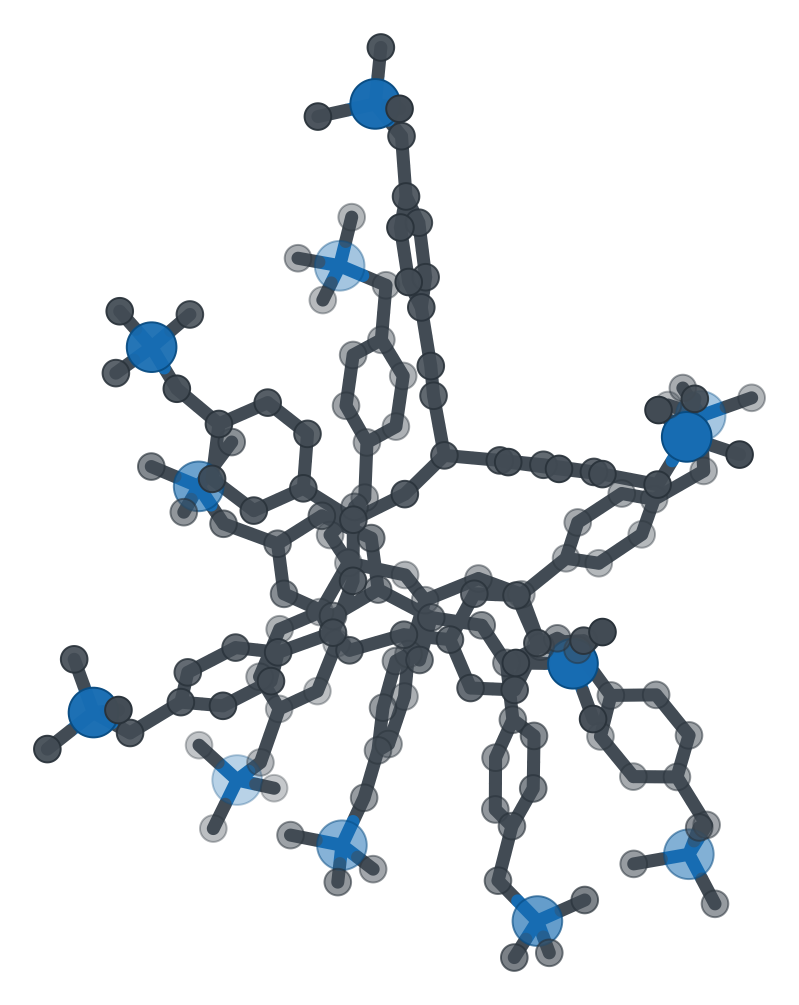
#> input picture Supplementary_Materials/02_Figure_Plotting_and_Data/01_main_text_figures/Figure_14_MD_model_and_workflow/input_data/pVBTMA12_structure.png, 2397 x 3015 px (shown at 1/3 size)
$ python -i figure14_render_core.py   (imports and definitions only)
#> lines starting #> are read from the running program, lines starting #| are printed output that depends on the picture
#> further down, picture is the input picture: PIL image 2397x3015 RGBA; mean R, G, B, A 221.3, 224.8, 227.8, 38.1
from __future__ import annotations

import os
import json
import shutil
import subprocess
import tempfile
from pathlib import Path
from math import dist

import matplotlib.pyplot as plt
from PIL import Image, ImageChops, ImageDraw, ImageFilter, ImageFont, ImageOps

import sys


# [5 lines left out: function find_project_root, not called in this run]


ROOT = Path(__file__).resolve().parent
TOOLS_DIR = ROOT.parent / "shared_helpers"
if str(TOOLS_DIR) not in sys.path:
    sys.path.insert(0, str(TOOLS_DIR))
import render_structure_3d as render  # noqa: E402


THIS_DIR = Path(__file__).resolve().parent
FINAL_DIR = THIS_DIR / "outputs"
METRICS_DIR = THIS_DIR / "input_data"
VMD_DIR = THIS_DIR / "input_data"
GBSA_DIR = THIS_DIR / "input_data"

SNAPSHOT_PDBS = [
    METRICS_DIR / "pfoa_assoc_frame_001_resin_pfo_cl.pdb",
    METRICS_DIR / "pfoa_assoc_frame_025_resin_pfo_cl.pdb",
    METRICS_DIR / "pfoa_assoc_frame_050_resin_pfo_cl.pdb",
    METRICS_DIR / "pfoa_assoc_frame_100_resin_pfo_cl.pdb",
]
SNAPSHOT_LABELS = ["Frame 1", "Frame 25", "Frame 50", "Frame 100"]
PANEL_SCALE_FACTORS = [1.18, 1.16, 1.20, 1.00]
WHOLE_SYSTEM_PDB = VMD_DIR / "resin_pfoa_exchange_npt_1ns_final_imaged.pdb"
SNAPSHOT_PRMTOP = GBSA_DIR / "r48_pfoa_47cl.prmtop"
WHOLE_SYSTEM_PRMTOP = VMD_DIR / "solvated_resin_pfoa_exchange.prmtop"

OUT_STRIP = FINAL_DIR / "figure_MD_structural_snapshots_strip.png"
OUT_WHOLE = FINAL_DIR / "figure_MD_whole_system_water_transparent.png"
FINAL_STRIP = FINAL_DIR / OUT_STRIP.name
FINAL_WHOLE = FINAL_DIR / OUT_WHOLE.name
FINAL_STRIP_NUMBERED = FINAL_DIR / "Figure_14_MD_structural_snapshots_strip.png"
FINAL_WHOLE_NUMBERED = FINAL_DIR / "Figure_14_MD_whole_system_water_transparent.png"
FINAL_LABEL_ANCHORS_JSON = FINAL_DIR / "Figure_14_label_anchors.json"
FINAL_LABEL_ANCHORS_JS = FINAL_DIR / "Figure_14_label_anchors.js"
FINAL_MANUAL_LABEL_LAYOUT = FINAL_DIR / "Figure_14_manual_label_layout.json"
SHOW_STRUCTURE_LABELS = os.environ.get("MD_FIG14_STRUCTURE_LABELS", "0").lower() not in {"0", "false", "no"}
HIDE_LABELS_PML = """
python
from pymol import cmd
for obj in cmd.get_names("objects"):
    if obj.startswith("lbl_") or obj.startswith("lead_") or obj.startswith("anchor_"):
        cmd.disable(obj)
cmd.hide("labels", "all")
python end
"""


# [49 lines left out: functions require_inputs, read_prmtop_bonds, parse_pdb_atom_records, not called in this run]


def renumber_pdb_atom_line(line: str, serial: int) -> str:
    return f"{line[:6]}{serial:5d}{line[11:]}"


# [358 lines left out: functions write_topology_bonded_pdb, pdb_coordinate_bounds, render_snapshot_panels, ammonium_site_labels, not called in this run]


def white_border_crop_box(image: Image.Image, padding: int = 80) -> tuple[int, int, int, int]:
#> called with padding = 80
    bg = Image.new(image.mode, image.size, "white")
#> bg: PIL image 2397x3015 RGBA; every value is 255
    diff = ImageChops.difference(image, bg).convert("L")
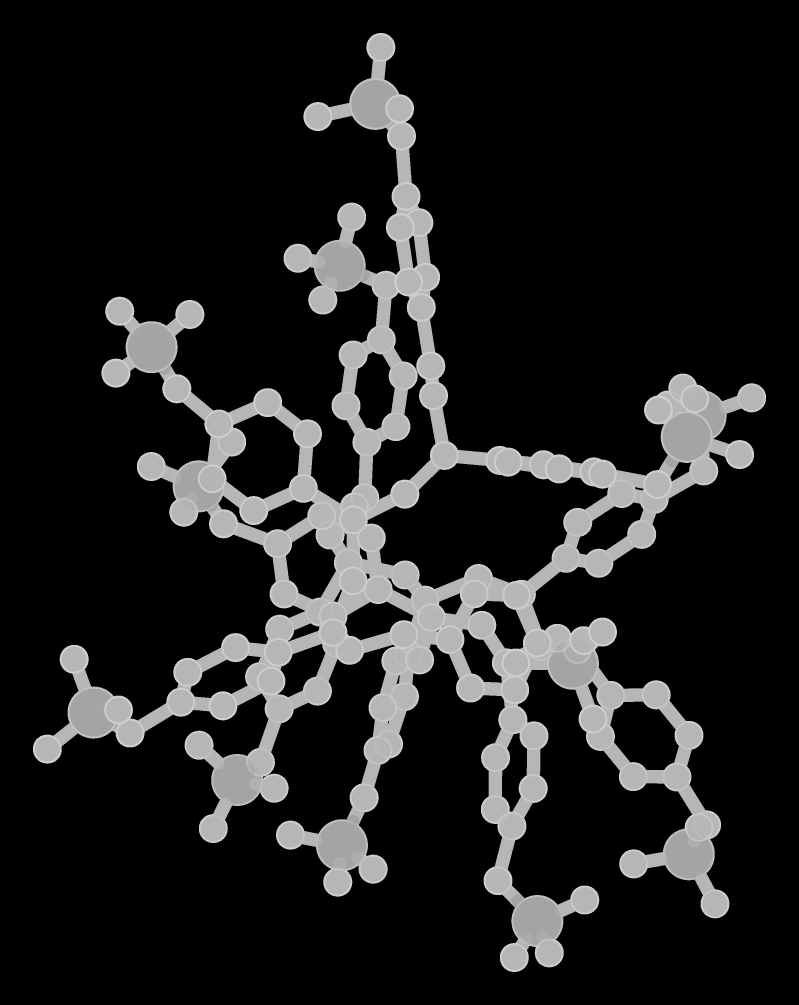
#> diff: PIL image 2397x3015 L (shown at 1/3 size); min 0, max 207, mean 30.9
    bbox = diff.point(lambda px: 255 if px > 12 else 0).getbbox()
#> bbox = (99, 99, 2298, 2916)
    if bbox is None:
        return (0, 0, image.width, image.height)
    left = max(bbox[0] - padding, 0)
#> left = 19
    upper = max(bbox[1] - padding, 0)
#> upper = 19
    right = min(bbox[2] + padding, image.width)
#> right = 2378
    lower = min(bbox[3] + padding, image.height)
#> lower = 2996
    return (left, upper, right, lower)


def crop_white_border(image: Image.Image, padding: int = 80) -> Image.Image:
    return image.crop(white_border_crop_box(image, padding))
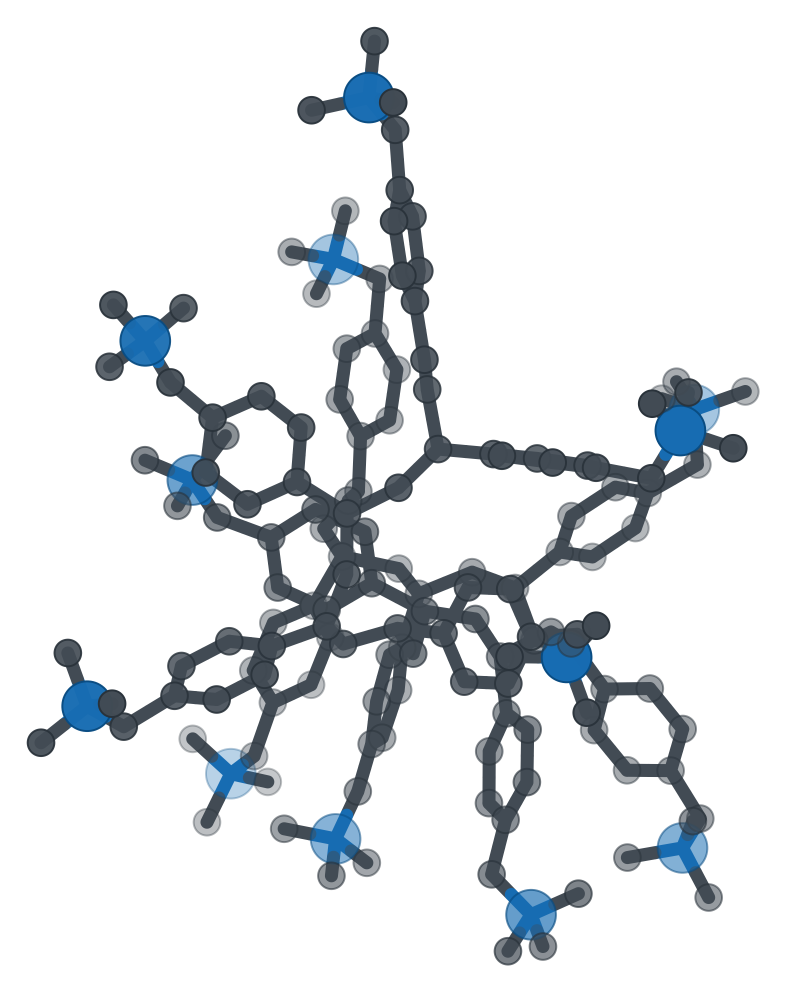
#> returned value: PIL image 2359x2977 RGBA (shown at 1/3 size); mean R, G, B, A 220.3, 223.9, 227.1, 39.2; transparent parts drawn white


# [828 lines left out: functions marker_centroid, save_titled_image, save_plain_image, load_font, make_snapshot_strip, build_whole_system_pymol_script and 12 more, not called in this run]


# [7 lines not run here, left out]

>>> from PIL import Image
>>> picture = Image.open('../01_main_text_figures/Figure_14_MD_model_and_workflow/input_data/pVBTMA12_structure.png')
>>> result = crop_white_border(picture)

$ run again, on Supplementary_Materials/01_Calculations/05_MD/03_Trajectory_Analysis/analysis/autocorrelation.png
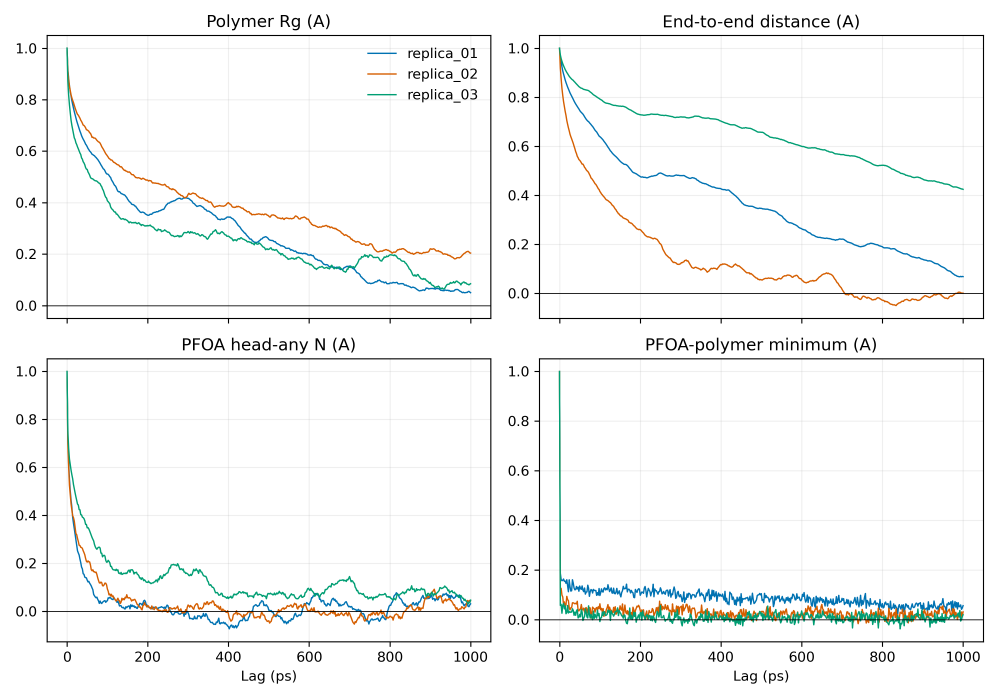
#> input picture Supplementary_Materials/01_Calculations/05_MD/03_Trajectory_Analysis/analysis/autocorrelation.png, 3000 x 2100 px (shown at 1/3 size)
#> picture is the input picture: PIL image 3000x2100 RGBA; mean R, G, B, A 245.8, 246.9, 246.4, 255
#> bg: PIL image 3000x2100 RGBA; every value is 255
#> in white_border_crop_box, `diff = ImageChops.difference(image, bg).convert("L")`:
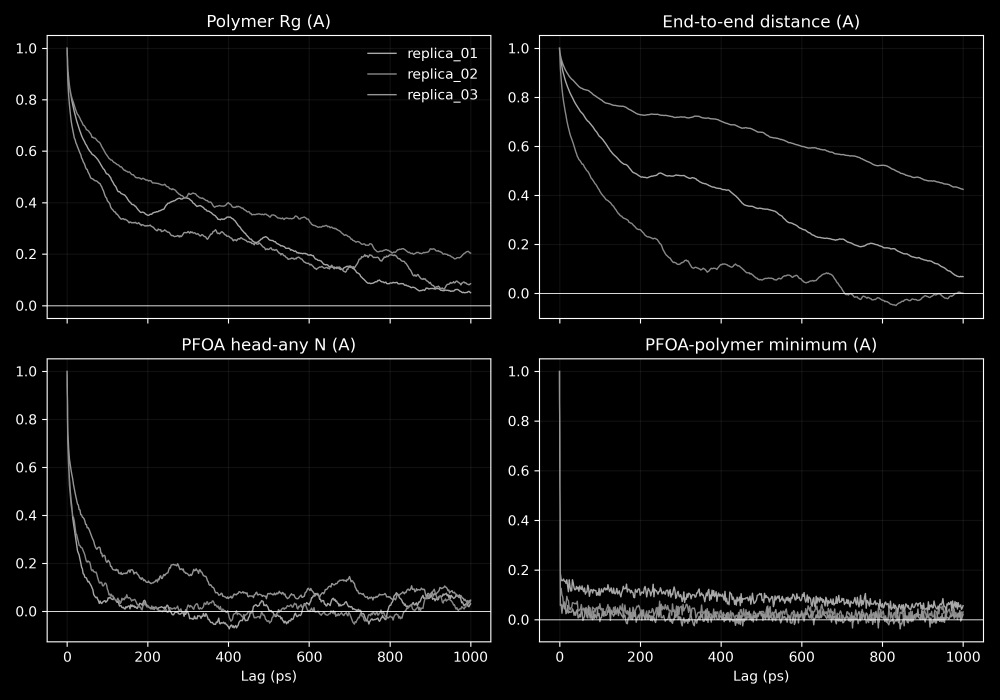
#> diff: PIL image 3000x2100 L (shown at 1/3 size); min 0, max 255, mean 8.5
#> bbox = (48, 43, 2953, 2051)
#> left = 0
#> right = 3000
#> lower = 2100

$ run again, on Supplementary_Materials/01_Calculations/05_MD/03_Trajectory_Analysis/analysis/block_means.png
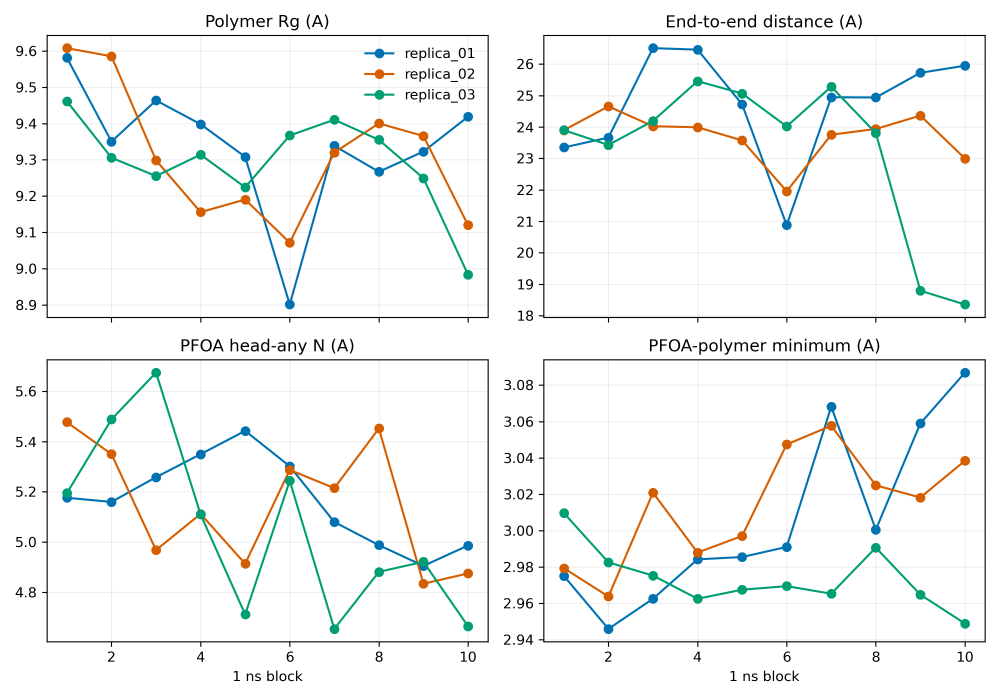
#> input picture Supplementary_Materials/01_Calculations/05_MD/03_Trajectory_Analysis/analysis/block_means.png, 3000 x 2100 px (shown at 1/3 size)
#> picture is the input picture: PIL image 3000x2100 RGBA; mean R, G, B, A 244.1, 245.8, 245.1, 255
#> bg: PIL image 3000x2100 RGBA; every value is 255
#> in white_border_crop_box, `diff = ImageChops.difference(image, bg).convert("L")`:
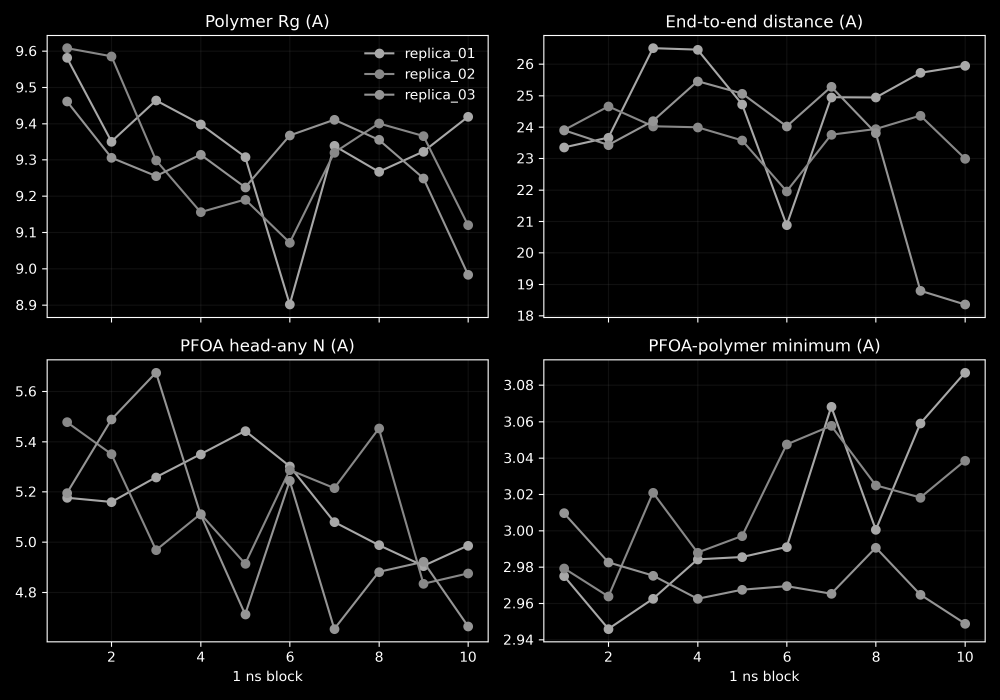
#> diff: PIL image 3000x2100 L (shown at 1/3 size); min 0, max 255, mean 9.8
#> bbox = (47, 43, 2958, 2044)
#> left = 0
#> right = 3000
#> lower = 2100
